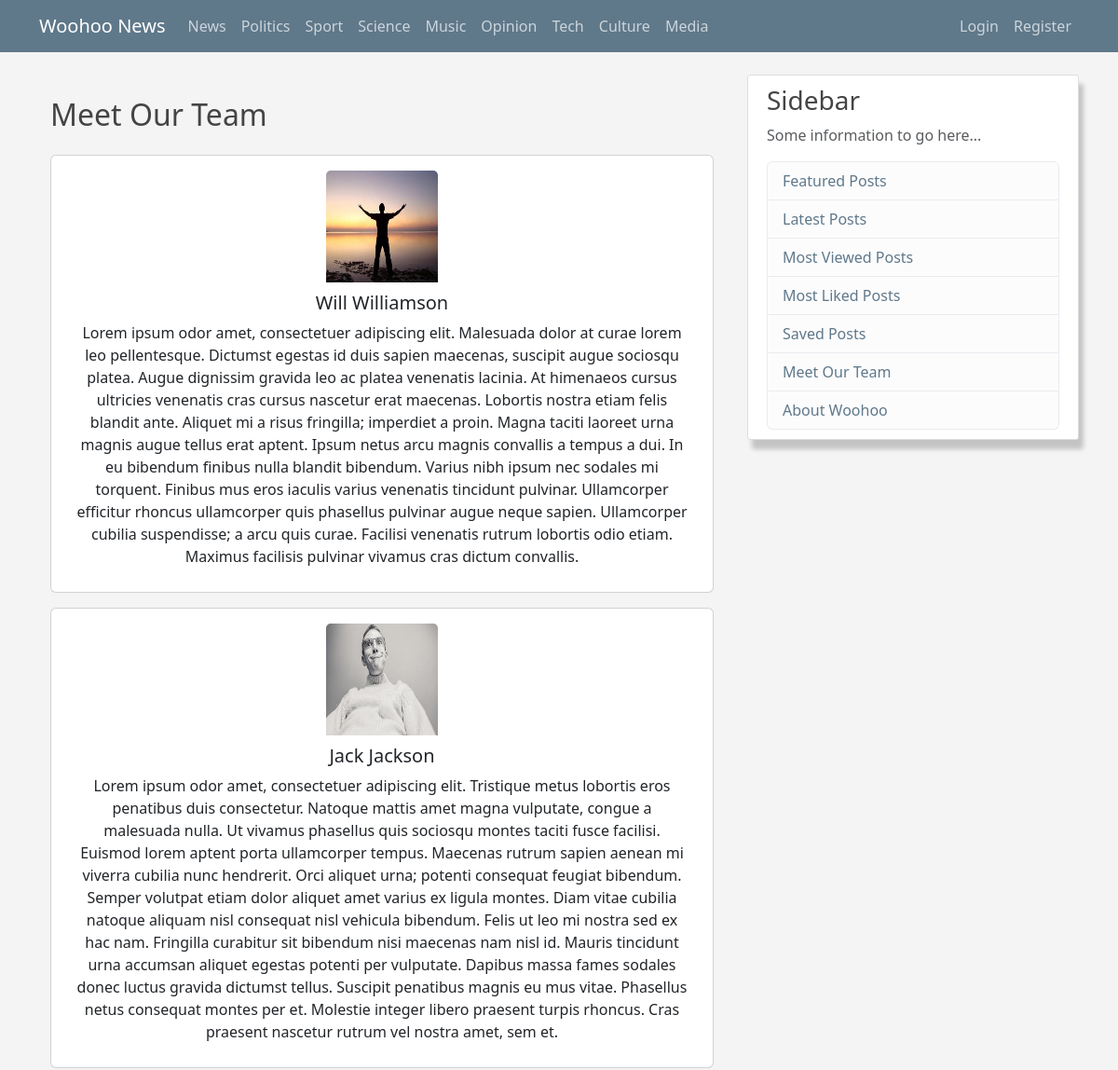
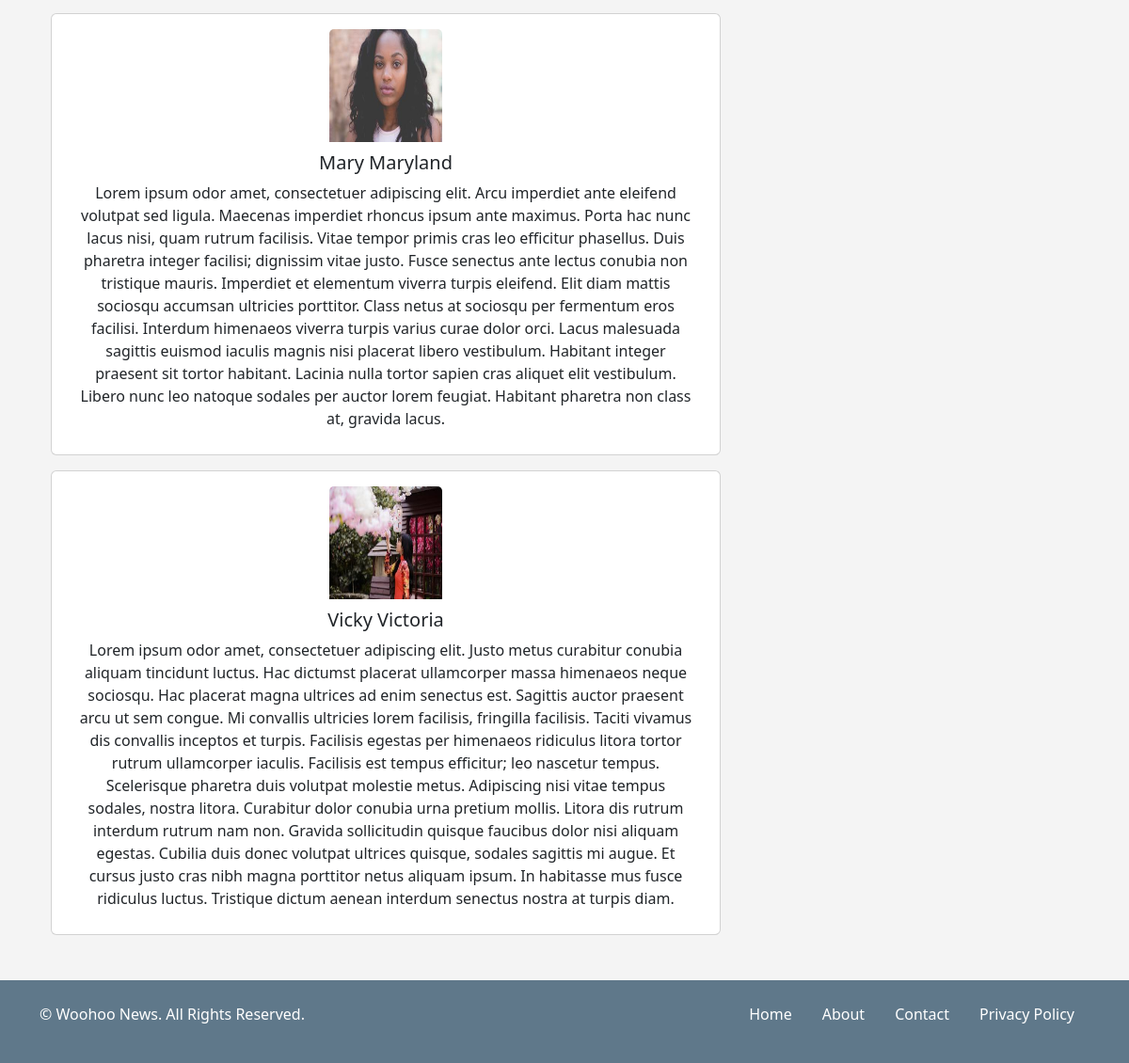
Page /staff/ on the committed database (2 pictures, top to bottom).
### blog/models.py (models this page shows, shortened)
class Category(Model):
    name = CharField(max_length=30, unique=True)
    slug = SlugField(unique=True, blank=True)
    order = PositiveIntegerField(default=0)
    class Meta:
        verbose_name_plural = "categories"
        ordering = ["order"]

### users/models.py (models this page shows, shortened)
class Profile(Model):
    user = OneToOneField(User, on_delete=CASCADE)
    image = ImageField(default="default.jpg", upload_to="profile_pics")
    bio = TextField(blank=True, null=True)
    short_bio = TextField(blank=True, null=True, default=None)

### users/views.py (the view)
# urls.py: path("staff/", user_views.StaffListView.as_view(), name="staff"),
class StaffListView(ListView):
    model = User
    template_name = "users/staff_list.html"
    context_object_name = "staff_members"
    def get_queryset(self):
        return User.objects.filter(is_staff=True).select_related("profile")

### blog/context_processors.py (called while the page is built)
def categories(request):
    return {"categories": Category.objects.all()}

### users/templates/users/staff_list.html
{% extends "blog/base.html" %}
{% block content %}
    <div class="container mt-4">
        <h2 class="mb-4">Meet Our Team</h2>
        <div class="d-flex flex-wrap gap-3">
            {% for staff in staff_members %}
                <div class="card text-center p-3">
                    <img src="{{ staff.profile.image.url }}" class="card-img-top mx-auto" alt="{{ staff.get_full_name }}" style="width: 120px; height: 120px;">
                    <div class="card-body">
                        <h5 class="card-title">{{ staff.get_full_name }}</h5>
                        <p class="card-text">{{ staff.profile.bio|default:"No bio available" }}</p>
                    </div>
                </div>
            {% endfor %}
        </div>
    </div>
{% endblock content %}

### blog/templates/blog/base.html (shortened to what this page needs)
{% load static %}
<!DOCTYPE html>
<html lang="en">
  <head>
    <link
      href="https://cdn.jsdelivr.net/npm/bootstrap@5.3.3/dist/css/bootstrap.min.css"
      rel="stylesheet"
    />
    <link rel="stylesheet" href="{% static "blog/style.css" %}">
  </head>
  <body>
    {% include "blog/components/navbar.html" %}
    <main role="main" class="container">
      <div class="row">
        <div class="col-md-8">
           {% block content %}{% endblock content %}
        </div>
        {% if not hide_sidebar %}
        <div class="col-md-4">{% include "blog/components/sidebar.html" %}</div>
        {% endif %}
      </div>
    </main>
    <footer>{% include "blog/components/footer.html" %}</footer>
  </body>
</html>

### blog/templates/blog/components/navbar.html (shortened to what this page needs)
{% block navbar %}
  <header class="site-header">
    <nav class="navbar navbar-expand-md navbar-dark bg-steel fixed-top">
      <div class="container">
        <a href="{% url "blog-home" %}" class="navbar-brand mr-4">Woohoo News</a>
        <div class="collapse navbar-collapse" id="navbarToggle">
          <div class="navbar-nav me-auto">
            {% for category in categories %}
            <a href="{% url 'category-posts' category.slug %}" class="nav-item nav-link">{{ category.name }}</a>
            {% endfor %}
          </div>
          <div class="navbar-nav ms-auto">
            {% if user.is_authenticated %}
            {% if user.is_staff %}
            <a href="{% url "post-create" %}" class="nav-item nav-link">New Post</a>
            {% endif %}
            {% if user.is_staff %}
              <a href="{% url "user-posts" user %}" class="nav-item nav-link">My Posts</a>
            {% endif %}
              <a href="{% url "saved-posts" %}" class="nav-item nav-link">Saved Posts</a>
              <a href="{% url "profile" %}" class="nav-item nav-link">Profile</a>
              <form action="{% url "logout" %}" method="POST">
                {% csrf_token %}
                <button type="submit" class="nav-item nav-link">Logout</button>
              </form>
            {% else %}
              <a href="{% url "login" %}" class="nav-item nav-link">Login</a>
              <a href="{% url "register" %}" class="nav-item nav-link">Register</a>
            {% endif %}
          </div>
        </div>
      </div>
    </nav>
  </header>
{% endblock navbar %}

### blog/templates/blog/components/sidebar.html
<div class="content-section">
    <h3>Sidebar</h3>
    <p class="text-muted">Some information to go here...</p>
    <ul class="list-group">
      <li class="list-group-item list-group-item-light">
        <a href="{% url "featured-posts" %}" class="sidebar-link">Featured Posts</a>
      </li>
      <li class="list-group-item list-group-item-light">
        <a href="{% url "latest-posts" %}" class="sidebar-link">Latest Posts</a>
      </li>
      <li class="list-group-item list-group-item-light">
        <a href="{% url "most-viewed-posts" %}" class="sidebar-link">Most Viewed Posts</a>
      </li>
      <li class="list-group-item list-group-item-light">
        <a href="{% url "most-liked-posts" %}" class="sidebar-link">Most Liked Posts</a>
      </li>
      <li class="list-group-item list-group-item-light">
        <a href="{% url "saved-posts" %}" class="sidebar-link">Saved Posts</a>
      </li>
      <li class="list-group-item list-group-item-light">
        <a href="{% url "staff" %}" class="sidebar-link">Meet Our Team</a>
      </li>
      <li class="list-group-item list-group-item-light">
        <a href="{% url "blog-about" %}" class="sidebar-link">About Woohoo</a>
      </li>
    </ul>
  </div>

### blog/templates/blog/components/footer.html
{% block footer %}
  <footer class="site-footer bg-steel text-white py-4 mt-5">
    <div class="container">
      <div class="row">
        <div class="col-md-6">
          <p>&copy; {{ current_year }} Woohoo News. All Rights Reserved.</p>
        </div>
        <div class="col-md-6 text-md-end">
          <ul class="list-unstyled d-flex justify-content-md-end">
            <li class="mx-3"><a href="{% url 'blog-home' %}" class="text-white">Home</a></li>
            <li class="mx-3"><a href="{% url 'blog-about' %}" class="text-white">About</a></li>
            <li class="mx-3"><a href="#" class="text-white">Contact</a></li>
            <li class="mx-3"><a href="#" class="text-white">Privacy Policy</a></li>
          </ul>
        </div>
      </div>
    </div>
  </footer>
{% endblock footer %}

### blog/static/blog/style.css (style rules this page uses)
:root { --primary-color: #111; --secondary-color: #f4f4f4; --tertiary-color: #333; --bg-dark: #111; --bg-light: lightgrey; --bg-steel: #5f788a; --text-dark: #000; --text-md: #333; --text-light: #fff; --text-highlight: rgb(180, 165, 31); }
html, body { height: 100vh; margin: 0; }
body { background: var(--secondary-color); color: var(--text-md); margin-top: 5rem; display: flex; flex-direction: column; min-height: 100vh; }
main { flex: 1; }
footer { margin-top: auto; }
h1, h2, h3, h4, h5, h6 { color: #444444; }
a { text-decoration: none; }
ul { margin: 0; }
.bg-steel { background-color: var(--bg-steel); }
.site-header .navbar-nav .nav-link { color: #cbd5db; }
.content-section { background: #ffffff; padding: 10px 20px; border: 1px solid #dddddd; border-radius: 3px; margin-bottom: 20px; box-shadow: 5px 10px 5px rgba(0, 0, 0, 0.2); }
.card-body { padding: 10px; }
.sidebar-link { color: var(--bg-steel); }

### rows in the picture
Category: name "News"
Category: name "Politics"
Category: name "Sport"
Category: name "Science"
Category: name "Music"
Category: name "Opinion"
Category: name "Tech"
Category: name "Culture"
Category: name "Media"

### other values in the picture
{{ staff.get_full_name }} "Will Williamson"
{{ staff.get_full_name }} "Jack Jackson"
{{ staff.get_full_name }} "Mary Maryland"
{{ staff.get_full_name }} "Vicky Victoria"
